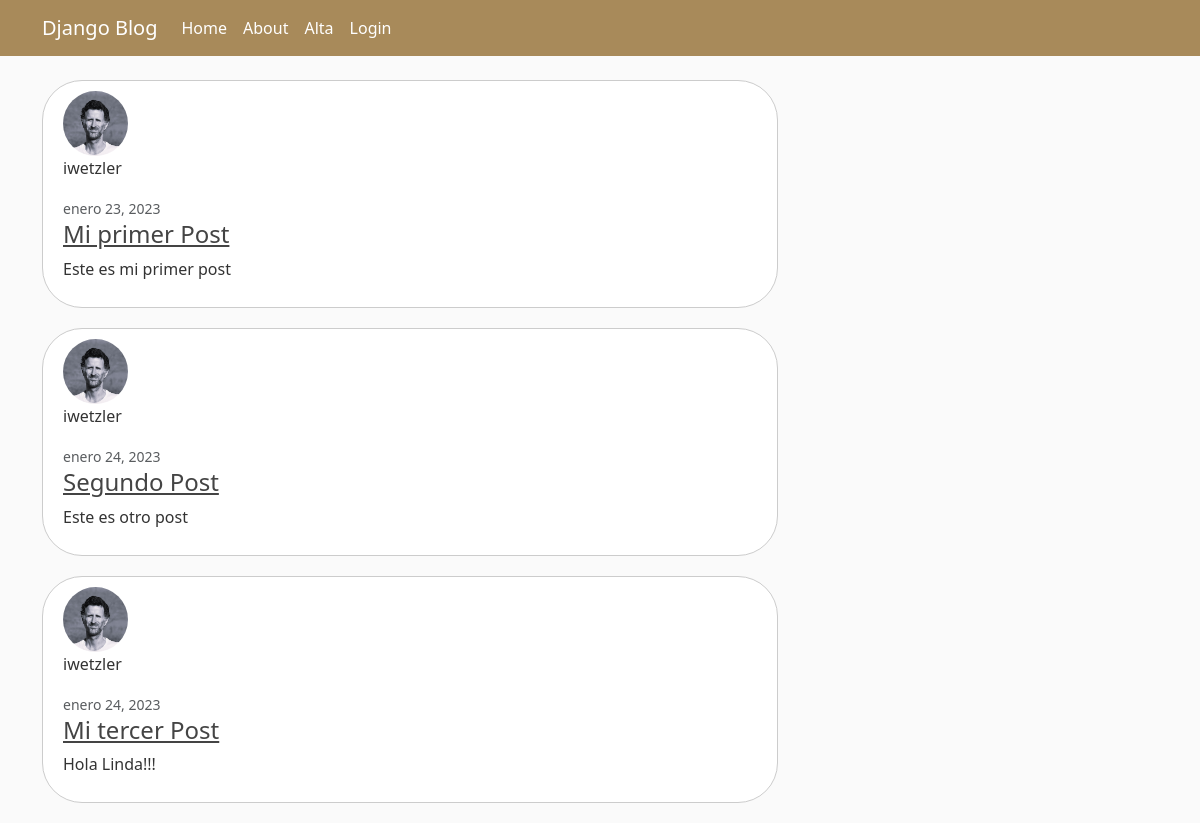
The page / on the database its author committed.
### blog/models.py (models this page shows, shortened)
class Post(models.Model):
    titulo = models.CharField(max_length= 30)
    contenido = models.TextField()
    fecha = models.DateTimeField(default=timezone.now)
    user = models.ForeignKey(Usuario, on_delete=models.CASCADE)

### usuarios/models.py (models this page shows, shortened)
class Avatar(models.Model):
    imagen = models.ImageField(default = "/avatars/avatarpordefecto.png", upload_to = "avatars")
    user = models.OneToOneField(User, on_delete= models.CASCADE)

### blog/views.py (the view)
# urls.py: 2. Add a URL to urlpatterns:  path('', views.home, name='home')
def home(request):
    context = {"posts": Post.objects.all()}
    return render(request, "blog/home.html", context)

### blog/templates/blog/home.html
{% extends "./padre.html" %}
{% block content %}
    {% for post in posts%}
        <article class="media content-section">
            <img class="rounded-circle article-img" src="{{ post.user.avatar.imagen.url }}">
            <div class="media-body">
                <p class="mr-2"> {{post.user}} </p>
                <small class="text-muted">{{ post.fecha|date:"F d, Y" }}</small>
                <h4><a class="article-title" href= "{% url 'post-detail' post.id %}">{{ post.titulo }}</a></h4>
                <p class="article-content">{{ post.contenido }}</p>
            </div>
        </article>
    {% endfor %}
{% endblock content %}

### blog/templates/blog/padre.html (shortened to what this page needs)
{% load static %}
<!DOCTYPE html>
<html lang="en">
<head>
    <link href="https://cdn.jsdelivr.net/npm/bootstrap@5.3.0-alpha1/dist/css/bootstrap.min.css" rel="stylesheet">
    <link rel = "stylesheet" type = "text/css" href = " {% static 'blog/main.css' %}" >
</head>
<body>
    <header class="site-header">
        <nav class="navbar navbar-expand-md navbar-dark bg-steel fixed-top">
          <div class="container">
            <a class="navbar-brand mr-4" href="{% url 'blog-home' %}">Django Blog</a>
            <div class="collapse navbar-collapse" id="navbarToggle">
              <div class="navbar-nav mr-auto">
                <a class="nav-item nav-link" href="{% url 'blog-home' %}">Home</a>
                <a class="nav-item nav-link" href="{% url 'blog-about' %}">About</a>
              </div>
              <div class="navbar-nav">
                {% if user.is_authenticated %}
                  <a class="nav-item nav-link" href="{% url 'logout' %}">Logout</a>
                  <a class="nav-item nav-link" href="{% url 'perfil' %}">{{ user.username }}</a>
                  <a class="nav-item nav-link" href="{% url 'post-form' %}"> Crear Nueva Entrada</a>
                {% else %}
                  <a class="nav-item nav-link" href="{% url 'alta' %}">Alta</a>
                  <a class="nav-item nav-link" href="{% url 'login' %}">Login</a>
                  {% endif %}
                </div>
            </div>
          </div>
        </nav>
      </header>
    <main role="main" class="container">
      <div class="row">
        <div class="col-md-8">
          {% block content %}{% endblock %}
        </div>
        <div class="col-md-4">
        </div>
      </div>
    </main>
   </body>
</html>

### blog/static/blog/main.css (style rules this page uses)
body { background: #fafafa; color: #333333; margin-top: 5rem; }
h1, h2, h3, h4, h5, h6 { color: #444444; }
.bg-steel { background-color: #A88A5A; }
.site-header .navbar-nav .nav-link { color: #ffffff; }
.content-section { background: #ffffff; padding: 10px 20px; border: 1px solid #dddddd; border-radius: 3px; margin-bottom: 20px; border: 1px solid #ccc; border-radius: 40px; }
.article-title { color: #444444; }
.article-content { white-space: pre-line; }
.article-img { height: 65px; width: 65px; margin-right: 16px; }

### rows shown on the page
Post: user.avatar.imagen (picture), user "iwetzler", fecha "enero 23, 2023", titulo "Mi primer Post", contenido "Este es mi primer post"
Post: user.avatar.imagen (picture), user "iwetzler", fecha "enero 24, 2023", titulo "Segundo Post", contenido "Este es otro post"
Post: user.avatar.imagen (picture), user "iwetzler", fecha "enero 24, 2023", titulo "Mi tercer Post", contenido "Hola Linda!!!"
